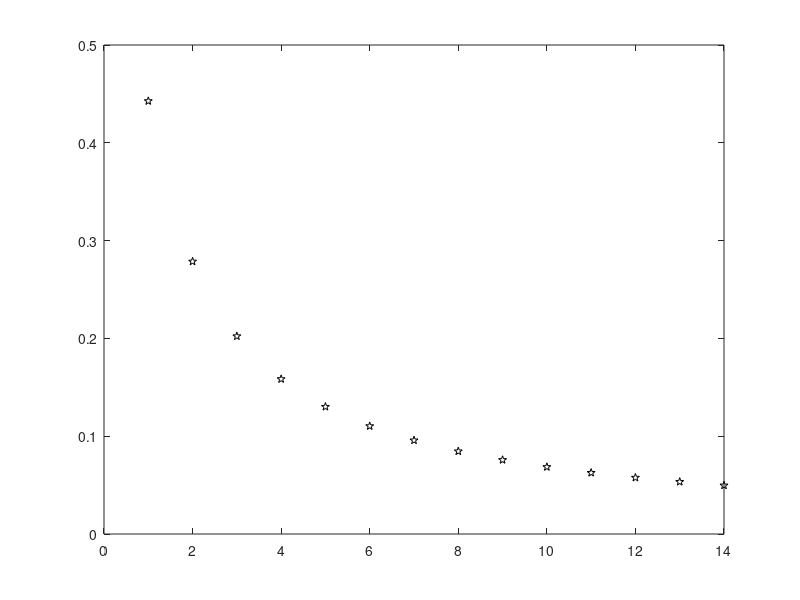

Recreate this plot in MATLAB.
clear all;close all;clc;
k=1;
s=0;
while 1
    s=s+((-1)^(k-1))/k;
    e(k)=(abs(log(2)-s)/log(2));
    if e(k)<0.05
        break;
    end
    k=k+1;
end
plot(e,'kp')